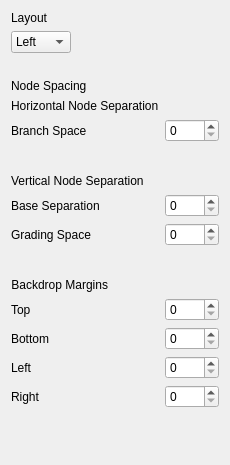
      <widget class="QWidget" name="tab_8">
       <attribute name="title">
        <string>Rebuild Subtractive</string>
       </attribute>
       <layout class="QVBoxLayout" name="verticalLayout_33">
        <item>
         <widget class="QLabel" name="label_95">
          <property name="text">
           <string>Layout</string>
          </property>
         </widget>
        </item>
        <item>
         <layout class="QHBoxLayout" name="horizontalLayout_24">
          <item>
           <widget class="QComboBox" name="cfg_rs_cb_rebuild_layout">
            <item>
             <property name="text">
              <string>Left</string>
             </property>
            </item>
            <item>
             <property name="text">
              <string>Right</string>
             </property>
            </item>
           </widget>
          </item>
          <item>
           <spacer name="horizontalSpacer_27">
            <property name="orientation">
             <enum>Qt::Horizontal</enum>
            </property>
            <property name="sizeHint" stdset="0">
             <size>
              <width>40</width>
              <height>20</height>
             </size>
            </property>
           </spacer>
          </item>
         </layout>
        </item>
        <item>
         <spacer name="verticalSpacer_20">
          <property name="orientation">
           <enum>Qt::Vertical</enum>
          </property>
          <property name="sizeType">
           <enum>QSizePolicy::Fixed</enum>
          </property>
          <property name="sizeHint" stdset="0">
           <size>
            <width>20</width>
            <height>20</height>
           </size>
          </property>
         </spacer>
        </item>
        <item>
         <widget class="QLabel" name="label_96">
          <property name="text">
           <string>Node Spacing</string>
          </property>
         </widget>
        </item>
        <item>
         <layout class="QFormLayout" name="formLayout_7">
          <property name="labelAlignment">
           <set>Qt::AlignLeading|Qt::AlignLeft|Qt::AlignVCenter</set>
          </property>
          <property name="formAlignment">
           <set>Qt::AlignLeading|Qt::AlignLeft|Qt::AlignTop</set>
          </property>
          <item row="0" column="0">
           <widget class="QLabel" name="label_97">
            <property name="text">
             <string>Horizontal Node Separation</string>
            </property>
           </widget>
          </item>
          <item row="0" column="1">
           <widget class="QLabel" name="label_98">
            <property name="text">
             <string/>
            </property>
           </widget>
          </item>
          <item row="1" column="0">
           <widget class="QLabel" name="label_99">
            <property name="text">
             <string>Branch Space</string>
            </property>
           </widget>
          </item>
          <item row="1" column="1">
           <widget class="QSpinBox" name="cfg_rs_spb_h_sep_main">
            <property name="maximum">
             <number>1000</number>
            </property>
           </widget>
          </item>
          <item row="2" column="0">
           <spacer name="verticalSpacer_21">
            <property name="orientation">
             <enum>Qt::Vertical</enum>
            </property>
            <property name="sizeType">
             <enum>QSizePolicy::Fixed</enum>
            </property>
            <property name="sizeHint" stdset="0">
             <size>
              <width>20</width>
              <height>20</height>
             </size>
            </property>
           </spacer>
          </item>
          <item row="3" column="0">
           <widget class="QLabel" name="label_100">
            <property name="text">
             <string>Vertical Node Separation</string>
            </property>
           </widget>
          </item>
          <item row="3" column="1">
           <widget class="QLabel" name="label_101">
            <property name="text">
             <string/>
            </property>
           </widget>
          </item>
          <item row="4" column="0">
           <widget class="QLabel" name="label_102">
            <property name="text">
             <string>Base Separation</string>
            </property>
           </widget>
          </item>
          <item row="4" column="1">
           <widget class="QSpinBox" name="cfg_rs_spb_v_sep_base">
            <property name="maximum">
             <number>1000</number>
            </property>
           </widget>
          </item>
          <item row="5" column="0">
           <widget class="QLabel" name="label_103">
            <property name="text">
             <string>Grading Space</string>
            </property>
           </widget>
          </item>
          <item row="5" column="1">
           <widget class="QSpinBox" name="cfg_rs_spb_v_sep_grade">
            <property name="maximum">
             <number>1000</number>
            </property>
           </widget>
          </item>
          <item row="6" column="0">
           <spacer name="verticalSpacer_22">
            <property name="orientation">
             <enum>Qt::Vertical</enum>
            </property>
            <property name="sizeType">
             <enum>QSizePolicy::Fixed</enum>
            </property>
            <property name="sizeHint" stdset="0">
             <size>
              <width>20</width>
              <height>20</height>
             </size>
            </property>
           </spacer>
          </item>
          <item row="7" column="0">
           <widget class="QLabel" name="label_104">
            <property name="text">
             <string>Backdrop Margins</string>
            </property>
            <property name="alignment">
             <set>Qt::AlignRight|Qt::AlignTrailing|Qt::AlignVCenter</set>
            </property>
           </widget>
          </item>
          <item row="7" column="1">
           <widget class="QLabel" name="label_105">
            <property name="text">
             <string/>
            </property>
           </widget>
          </item>
          <item row="8" column="0">
           <widget class="QLabel" name="label_106">
            <property name="text">
             <string>Top</string>
            </property>
           </widget>
          </item>
          <item row="8" column="1">
           <widget class="QSpinBox" name="cfg_rs_spb_bd_sep_top">
            <property name="maximum">
             <number>1000</number>
            </property>
           </widget>
          </item>
          <item row="9" column="0">
           <widget class="QLabel" name="label_107">
            <property name="text">
             <string>Bottom</string>
            </property>
           </widget>
          </item>
          <item row="9" column="1">
           <widget class="QSpinBox" name="cfg_rs_spb_bd_sep_bottom">
            <property name="maximum">
             <number>1000</number>
            </property>
           </widget>
          </item>
          <item row="10" column="0">
           <widget class="QLabel" name="label_108">
            <property name="text">
             <string>Left</string>
            </property>
           </widget>
          </item>
          <item row="10" column="1">
           <widget class="QSpinBox" name="cfg_rs_spb_bd_sep_left">
            <property name="maximum">
             <number>1000</number>
            </property>
           </widget>
          </item>
          <item row="11" column="0">
           <widget class="QLabel" name="label_109">
            <property name="text">
             <string>Right</string>
            </property>
           </widget>
          </item>
          <item row="11" column="1">
           <widget class="QSpinBox" name="cfg_rs_spb_bd_sep_right">
            <property name="maximum">
             <number>1000</number>
            </property>
           </widget>
          </item>
          <item row="12" column="1">
           <spacer name="verticalSpacer_23">
            <property name="orientation">
             <enum>Qt::Vertical</enum>
            </property>
            <property name="sizeHint" stdset="0">
             <size>
              <width>20</width>
              <height>40</height>
             </size>
            </property>
           </spacer>
          </item>
         </layout>
        </item>
       </layout>
      </widget>
